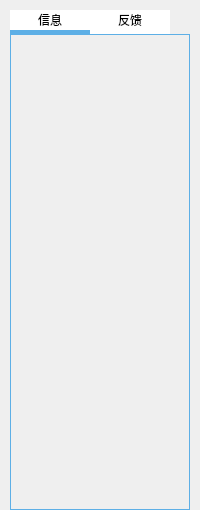
      <widget class="QWidget" name="tab_4_set">
       <property name="sizePolicy">
        <sizepolicy hsizetype="Expanding" vsizetype="Expanding">
         <horstretch>0</horstretch>
         <verstretch>0</verstretch>
        </sizepolicy>
       </property>
       <attribute name="icon">
        <iconset resource="icon.qrc">
         <normaloff>:/new/prefix_icon/icon/set.png</normaloff>:/new/prefix_icon/icon/set.png</iconset>
       </attribute>
       <attribute name="title">
        <string/>
       </attribute>
       <layout class="QVBoxLayout" name="verticalLayout_9">
        <property name="spacing">
         <number>0</number>
        </property>
        <property name="leftMargin">
         <number>10</number>
        </property>
        <property name="topMargin">
         <number>10</number>
        </property>
        <property name="rightMargin">
         <number>10</number>
        </property>
        <property name="bottomMargin">
         <number>0</number>
        </property>
        <item>
         <widget class="QTabWidget" name="tabWidget_5_set">
          <property name="minimumSize">
           <size>
            <width>0</width>
            <height>500</height>
           </size>
          </property>
          <property name="styleSheet">
           <string notr="true">QTabWidget::pane
{
border: 1px solid #5DAFE6;
}
QTabBar::pane
{
font: 10pt &quot;黑体&quot;;
background-color :white;
}
QTabBar::tab
{
width: 80px;
height:20px;
background-color :white;
}
QTabBar::tab:selected
{
padding-left:0px;
padding-top:0px;
border-bottom: 4px solid #5DAFE6;
}
QTabBar::tab:!selected
{
padding-left:0px;
padding-top:0px;
border-bottom: 4px solid white;
}</string>
          </property>
          <property name="currentIndex">
           <number>0</number>
          </property>
          <property name="usesScrollButtons">
           <bool>true</bool>
          </property>
          <widget class="QWidget" name="tab_6_2">
           <attribute name="title">
            <string>信息</string>
           </attribute>
          </widget>
          <widget class="QWidget" name="tab_6_4">
           <attribute name="title">
            <string>反馈</string>
           </attribute>
          </widget>
         </widget>
        </item>
       </layout>
      </widget>
